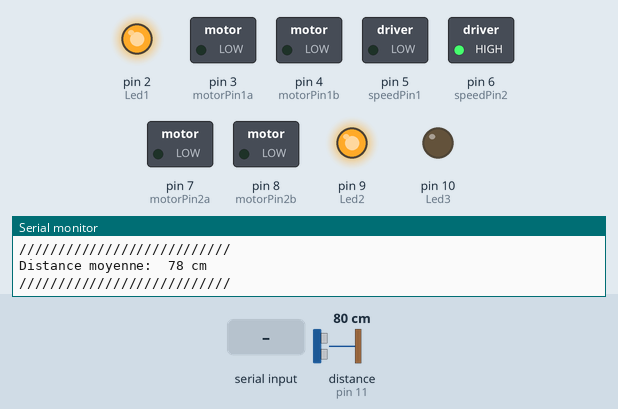
Bench run of a sketch on a simulated Arduino Uno, built with avr-gcc and run on an emulated ATmega328P. Shown: switched loads named in the sketch (green lamp = pin HIGH), output pins drawn as LEDs (lit = HIGH), the last lines printed to the serial monitor. Wiring (inferred from the names in the program): ultrasonic range finder: trigger pin 12; echo pin 11. The inputs (shaded band) are chosen by the test bench; at power-on: distance to the obstacle (sensor on pin 11) 80 cm. The echo pulse lasts 58.3 µs per cm; pins used as bus, display or sensor lines are not drawn.

Above: at 7.2 s.
7.3 s: "a" received over Serial
At 8.5 s:
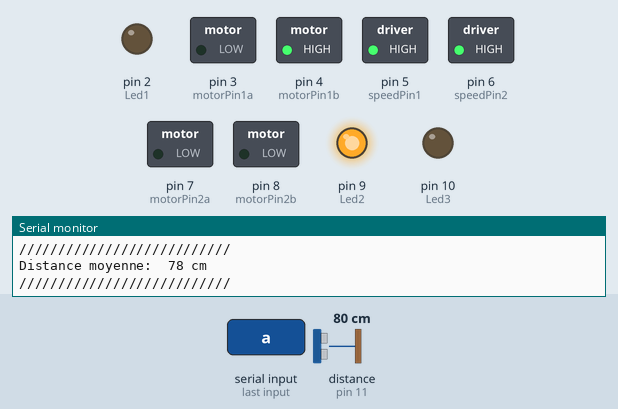
8.8 s: distance to the obstacle (sensor on pin 11) set to 7 cm
11.8 s: distance to the obstacle (sensor on pin 11) set to 4 cm
At 13.3 s:
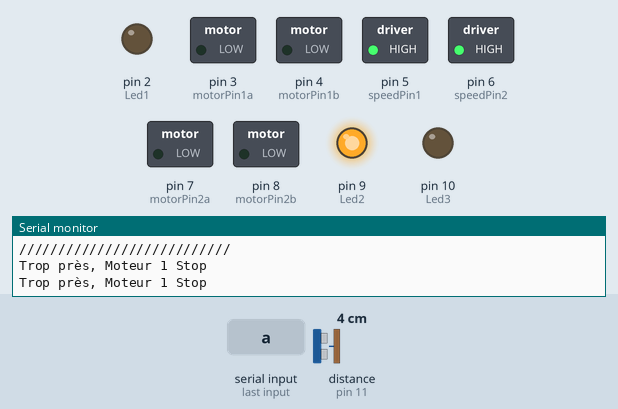
13.8 s: "b" received over Serial
At 15.4 s:
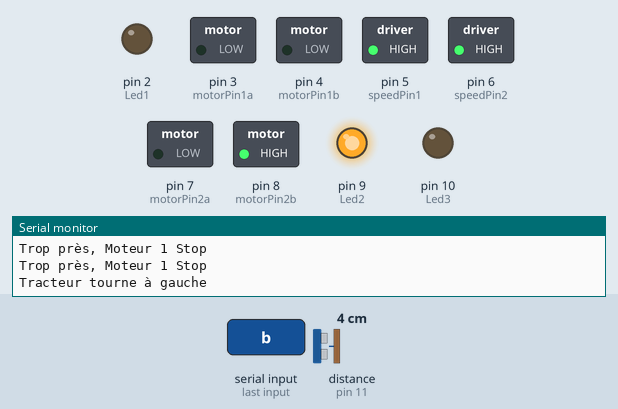
16.8 s: "c" received over Serial
At 18.2 s:
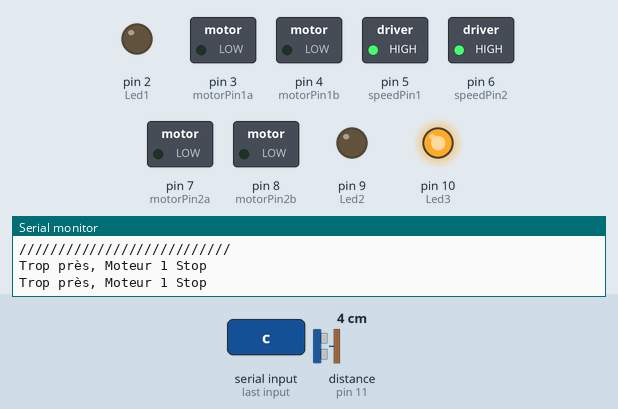
18.5 s: "d" received over Serial
At 20.1 s:
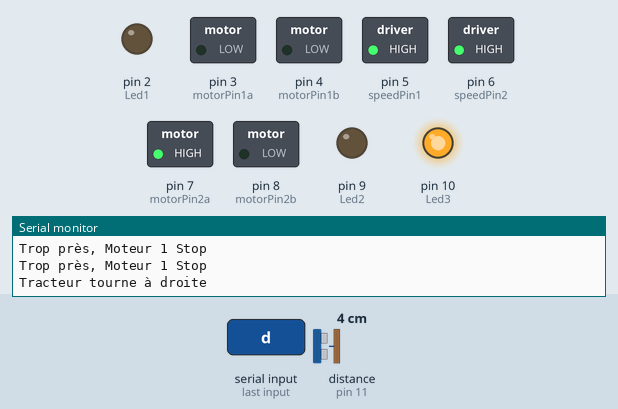
Timing chart, 0 to 21.7 s (numbered marks = the images above; inputs shaded):
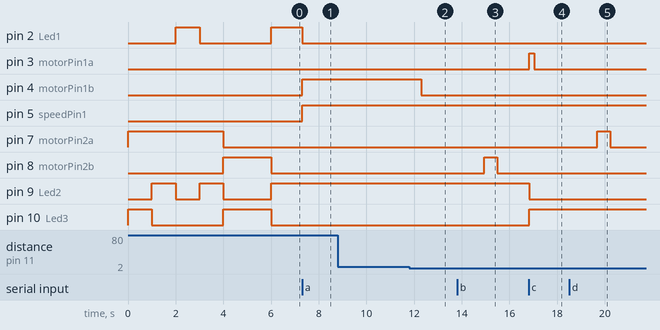

Measured:
- the behaviour switches between 6 and 5 cm on distance to the obstacle (sensor on pin 11) (found by bisection; images 1 and 2)
- after the input at 7.3 s, pin 2 (Led1): HIGH → LOW at once; pin 4 (motorPin1b), pin 5 (speedPin1): LOW → HIGH at once
- after the input at 11.8 s, pin 4 (motorPin1b): HIGH → LOW after 0.50 s
- after the input at 13.8 s, pin 8 (motorPin2b): LOW → HIGH after 1.1 s, → LOW 0.55 s later
- after the input at 16.8 s, pin 3 (motorPin1a): LOW → HIGH at once, → LOW 0.22 s later; pin 9 (Led2): HIGH → LOW at once; pin 10 (Led3): LOW → HIGH at once
- after the input at 18.5 s, pin 7 (motorPin2a): LOW → HIGH after 1.2 s, → LOW 0.55 s later

The sketch:

Code_Nano.ino
```cpp
/* Contrôle du tracteur par bluetooth
   Module bluetooth HC-06
*/
//Assignation des pins de l'Arduino
#define motorPin1a 3 // Marche avant du premier moteur
#define motorPin1b 4 // Marche arrière du premier moteur
#define speedPin1 5 // L293D enable pin pour le premier moteur
#define motorPin2a 7 // Marche avant du deuxième moteur
#define motorPin2b 8 // Marche arrière du deuxième moteur
#define speedPin2 6 // L293D enable pin pour le deuxième moteur
#define Led1 2
#define Led2 9
#define Led3 10
#define echoPin 11
#define trigPin 12

// jusqu'à nouvel ordre, la vitesse du moteur est nulle
int Mspeed1= 255;
int Mspeed2= 255;

char instruction; // le message recu par bluetooth;
int mesure = 0;
long total = 0;
int vitesse=340;
void setup()
{
  Serial.begin(9600);
  //On initialise les LED du tracteur
  pinMode(Led1, OUTPUT);
  pinMode(Led2, OUTPUT);
  pinMode(Led3, OUTPUT);
  //On définit les pins du moteur 1
  digitalWrite(Led3, HIGH);
  digitalWrite(Led2, HIGH);
  pinMode(motorPin1a, OUTPUT);
  pinMode(motorPin1b, OUTPUT);
  pinMode(speedPin1, OUTPUT);
  //On s'assure que le moteur 1 est éteint
  digitalWrite(motorPin1a, LOW);
  digitalWrite(motorPin1b, LOW);
  Serial.println("Moteur 1 Initialise");
  digitalWrite(Led3, LOW);
  digitalWrite(Led2, LOW);

  //On définit les pins du moteur 2
  pinMode(motorPin2a, OUTPUT);
  pinMode(motorPin2b, OUTPUT);
  pinMode(speedPin2, OUTPUT);
  //On s'assure que le moteur 2 est éteint
  digitalWrite(motorPin2a, LOW);
  digitalWrite(motorPin2b, LOW);
  Serial.println("Moteur 2 Eteint");
  digitalWrite(Led3, HIGH);
  digitalWrite(Led2, HIGH);
  //Initialisation du moteur 2, tout à droite
  digitalWrite(speedPin2, HIGH);
  digitalWrite(motorPin2a, HIGH);
  //Temps nécessaire pour arriver tout à droite
  //quelque soit la position initiale
  digitalWrite(Led3, HIGH);
  digitalWrite(Led2, LOW);
  delay(1000);
  digitalWrite(Led3, LOW);
  digitalWrite(Led2, HIGH);
  delay(1000);
  digitalWrite(Led1, HIGH);
  digitalWrite(Led2, LOW);
  delay(1000);
  digitalWrite(Led2, HIGH);
  digitalWrite(Led1, LOW);
  delay(1000);
  digitalWrite(Led3, LOW);
  digitalWrite(Led2, LOW);

  //On éteint le moteur 2
  digitalWrite(motorPin2a, LOW);
  //On fait tourner le moteur vers la gauche
  digitalWrite(motorPin2b, HIGH);
  //Temps nécessaire pour retrouver la position centrale
  digitalWrite(Led3, HIGH);
  delay(2000);
  //On éteint à nouveau le moteur.
  digitalWrite(motorPin2b, LOW);
  Serial.println("Moteur 2 Initialisé");
  digitalWrite(Led3, LOW);
  digitalWrite(Led2, HIGH);

  pinMode(echoPin, INPUT);
  pinMode(trigPin, OUTPUT);
  digitalWrite(trigPin, LOW);
  //Lumiere rouge pour informer qu'on attend une commande
  digitalWrite(Led1, HIGH);
}


void loop()
{
  //On définit le temps et la distance pour le SR04
  long temps, distance, distance0;
  distance0=distance;
  distance=0;
  //variable servant à mesurer plusieurs fois la distance
  //avant d'en afficher la moyenne
  mesure=mesure+1;
  //On allume l'émetteur ultrason
  digitalWrite(trigPin, HIGH);
  //Durée d'initialisation du capteur
  delayMicroseconds(10);
  //Pulsation ultrasonore émise, on éteint l'émetteur
  digitalWrite(trigPin, LOW);
  //On définit la pin Echo comme en attente de message
  pinMode(echoPin, INPUT);
  //On recoit l'impulsion sur le récepteur
  temps = pulseIn(echoPin, HIGH);
  //On définit la distance comme étant le produit de la
  //vitesse par le temps divisé par deux pour l'A-R.
  //Le temps étant en microsec(10^-6) et pour avoir d
  //en cm (10-2), on divise par 10 000 (10^-4)
  distance = temps * vitesse/(2*10000);
  long erreur;
  erreur=(distance-distance0)/100;
  if (-2 <erreur and erreur<2){
    //Serial.print("Distance ");
    //Serial.print(mesure);
    //Serial.print(" : ");
    //Serial.println(distance);
    //On créé une variable total qui sera la distance totale
    // pour 5 mesures.
    total=total+distance;
    //Si les 5 mesures sont faites :
    if (mesure>4){
      //On fait la moyenne des 10 mesures
      total=total/5;
      // on affiche l'information sur le moniteur série:
      Serial.println("///////////////////////////");
      Serial.print("Distance moyenne:  ");
      Serial.print(total);
      Serial.println(" cm");
      Serial.println("///////////////////////////");
      //On remet mesure à 0 pour recommencer une série
      mesure=0;
      total=0;
    if (0<distance & distance<5){
      digitalWrite(motorPin1a, LOW);
      digitalWrite(motorPin1b, LOW);
      Serial.println("Trop près, Moteur 1 Stop");
      digitalWrite(motorPin2a, LOW);
      digitalWrite(motorPin2b, LOW);
      Serial.println("Trop près, Moteur 1 Stop");
      delay(1000);
      }
    }
  }
  char message;
  if (Serial.available()) // réception d'un message
  {
    message = Serial.read(); // lecture du message reçu
  }
  if (message != instruction) { // alors c'est un nouveau message

    instruction = message;

    if (instruction == 'a')
    {
    analogWrite(speedPin1, Mspeed1);
    digitalWrite(motorPin1a, LOW);
    digitalWrite(motorPin1b, HIGH);
    Serial.print("Moteur 1 Avance a ");
    Serial.println(Mspeed1);
    digitalWrite(Led1, LOW);
    digitalWrite(Led2, HIGH);
    digitalWrite(Led3, LOW);
    }
    else if (instruction == 'b')
    {
    digitalWrite(speedPin2, HIGH);
    digitalWrite(motorPin2a, LOW);
    digitalWrite(motorPin2b, HIGH);
    Serial.print("Tracteur tourne à gauche");
    }
    else if (instruction == 'c')
    {
    analogWrite(speedPin1, Mspeed1);
    digitalWrite(motorPin1a, HIGH);
    digitalWrite(motorPin1b, LOW);
    Serial.print("Moteur 1 recule a ");
    Serial.println(Mspeed1);
    digitalWrite(Led1, LOW);
    digitalWrite(Led2, LOW);
    digitalWrite(Led3, HIGH);
    }
    else if (instruction == 'd')
    {
    digitalWrite(speedPin2, HIGH);
    digitalWrite(motorPin2a, HIGH);
    digitalWrite(motorPin2b, LOW);
    Serial.print("Tracteur tourne à droite");
    }
    else if (instruction == 'e')
    {
    analogWrite(speedPin1, Mspeed1);
    digitalWrite(motorPin1a, LOW);
    digitalWrite(motorPin1b, LOW);
    Serial.println("Moteur 1 Stop");
    digitalWrite(Led1, HIGH);
    digitalWrite(Led2, LOW);
    digitalWrite(Led3, LOW);
    }
    else if (instruction == 'f')
    {
    analogWrite(speedPin2, Mspeed2);
    digitalWrite(motorPin2a, LOW);
    digitalWrite(motorPin2b, LOW);
    Serial.println("Moteur 2 Stop");
    }
    else if (instruction == 'p')
    {
    if (Mspeed1<255){
      Mspeed1=Mspeed1+20 ;
      Serial.println("On accélère");
    }
    }
    else if (instruction == 'm')
    {
      if (Mspeed1<255){
        Mspeed1=Mspeed1-20;
        Serial.println("On ralenti");
      }
    else if (instruction == 'v')
    {
      vitesse=vitesse-1;
      Serial.print("La vitesse du son a diminue : ");
      Serial.print(vitesse);
      Serial.println(" m/s");
      }
    else if (instruction == 'w')
    {
      vitesse=vitesse+1;
      Serial.print("La vitesse du son a augmente : ");
      Serial.print(vitesse);
      Serial.println(" m/s");
      }
    }
    }
    delay(100);
}
```
